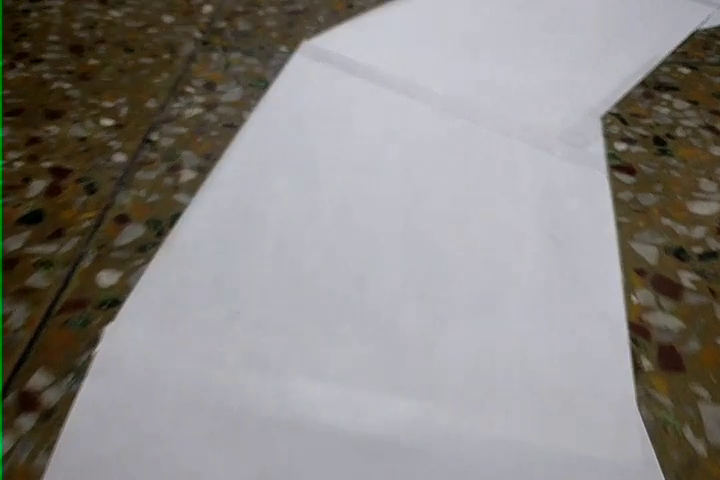
#> input picture frame 25 of Pixel Sum Method/Lane Sample Videos/v4.mp4, 720 x 480 px
$ python LaneDetectionModule.py
#> lines starting #> are read from the running program, lines starting #| are printed output that depends on the picture; after the words box and inside, x2 and y2 are one past the last pixel; in counts of white or black regions, pixels touching at a corner belong together
### Pixel Sum Method/utlis.py
import cv2
import numpy as np


def thresholding(img):
    # Convert Image to HSV Space
    # HSL (for hue, saturation, lightness) and HSV are alternative representations of the RGB color mode

    """ cv2.cvtColor(src, code) src -> subject Image, code -> color space conversion code
    Return Value: It returns an image. """
    imgHsv = cv2.cvtColor(img, cv2.COLOR_BGR2HSV)

    """ After calling cv2.inRange, a binary mask is returned, where white pixels (255) represent pixels that fall into
     the upper and lower limit range and black pixels (0) do not. """
    # HUE, SAT, VALUE
    lowerWhite = np.array([90, 0, 90])
    upperWhite = np.array([179, 115, 255])
    maskWhite = cv2.inRange(imgHsv, lowerWhite, upperWhite)
    # print(maskWhite) Eg - [255 255 255 ... 255 255 255] (Its actually a photo in form of array)
    return maskWhite


# Warping function - Get bird eye view of road
# Points1 - Original Points
# Points2 - Warped Points
# w,h - Final width and height that we need
"""In Perspective Transformation, we can change the perspective of a given image or video for getting better
insights into the required information. In Perspective Transformation,
we need to provide the points on the image from which want to gather information by changing the perspective.
We also need to provide the points inside which we want to display our image.
Then, we get the perspective transform from the two given sets of points and wrap it with the original image.
We use cv2.getPerspectiveTransform and then cv2.warpPerspective ."""


def warpImg(img, points, w, h):
    pts1 = np.float32(points)
    pts2 = np.float32([[0, 0], [w, 0], [0, h], [w, h]])
    matrix = cv2.getPerspectiveTransform(pts1, pts2)
    imgWarp = cv2.warpPerspective(img, matrix, (w, h))
    return imgWarp


# Trackbar for setting warping points

# Dummy Function
def nothing(e):
    pass


# 1 Initializing
def initializeTrackbars(initialTrackbarVals, wT=480, hT=240):
    cv2.namedWindow("Trackbars")
    cv2.resizeWindow("Trackbars", 360, 240)
    # '/' -> floating-point division. '//' -> integer division
    cv2.createTrackbar("Width Top", "Trackbars", initialTrackbarVals[0], wT // 2, nothing)
    cv2.createTrackbar("Height Top", "Trackbars", initialTrackbarVals[1], hT , nothing)
    cv2.createTrackbar("Width Bottom", "Trackbars", initialTrackbarVals[2], wT // 2, nothing)
    cv2.createTrackbar("Height Bottom", "Trackbars", initialTrackbarVals[3], hT, nothing)


# 2 Get trackbar values
def valTrackbars(wT=480, hT=240):
    widthTop = cv2.getTrackbarPos("Width Top", "Trackbars")
    heightTop = cv2.getTrackbarPos("Height Top", "Trackbars")
    widthBottom = cv2.getTrackbarPos("Width Bottom", "Trackbars")
    heightBottom = cv2.getTrackbarPos("Height Bottom", "Trackbars")
    points = np.float32([(widthTop, heightTop), (wT - widthTop, heightTop),
                         (widthBottom, heightBottom), (wT - widthBottom, heightBottom)])
    return points


# 3 Draw points to see in real time, where they're acting
def drawPoints(img, points):
    for x in range(4):
        #         image,           where to draw,               size  color     thickness
        cv2.circle(img, (int(points[x][0]), int(points[x][1])), 15, (0, 0, 255), cv2.FILLED)
    return img


def getHistogram(img, minPer=0.1, display=False, region=1):

    if region == 1:
        # Sum all the columns
        histValues = np.sum(img, axis=0)
    else:
        histValues = np.sum(img[img.shape[0]//region:, :], axis=0)

    # Get max value in the histogram to set as threshold for noise
    maxValue = np.max(histValues)

    # Use percent of the max val to set for threshold
    minValue = minPer*maxValue
    # Values above our threshold will be qualified for curve calculation
    # np.where returns list of qualified values
    indexArray = np.where(histValues >= minValue)

    # Taking average of all the indexes values
    # That will be out base point
    basePoint = int(np.average(indexArray))
    #print(basePoint)

    # Plot the base point
    if display:
        # Create an empty image using np.zeros - Return a new array of given shape and type, filled with zeros.
        imgHist = np.zeros((img.shape[0], img.shape[1], 3), np.uint8)

        # --------width-------
        # x -> Index (0 t0 479), intensity -> histVal[x]
        for x, intensity in enumerate(histValues):
            #print(x)
            # cv2.line(image, start_point,       end_point,                        color,      thickness)
            cv2.line(imgHist, (x, img.shape[0]), (x, img.shape[0]-intensity//255//region), (255, 0, 255), 1)
            cv2.circle(imgHist, (basePoint, img.shape[0]), 15, (0, 0, 155), cv2.FILLED)

        return basePoint, imgHist
    return basePoint

### Pixel Sum Method/LaneDetectionModule.py
import cv2
import numpy as np
import utlis
import time
curveList = []
avgVal = 10


# Get curve value from an image
def getLaneCurve(img):
    # STEP 1 - Thresholding
    # We do it based on color -> Creating a mask of white pixels
    # For more advanced edge detection we can use other algos too.
    imgThres = utlis.thresholding(img)
    cv2.imshow('Thresholding', imgThres)

    # STEP 2 - Warping - Getting Birds Eye View
    h, w, c = img.shape
    points = utlis.valTrackbars()
    imgWarp = utlis.warpImg(imgThres, points, w, h)
    imgWarpPoints = utlis.drawPoints(img, points)

    # STEP 3 - getting histogram
    middlePoint, imgHist = utlis.getHistogram(imgWarp, display=True, minPer=0.5, region=4)
    curveAveragePoint, imgHistF = utlis.getHistogram(imgWarp, display=True, minPer=0.9)
    curveRaw = curveAveragePoint - middlePoint

    # STEP 4
    curveList.append(curveRaw)
    if len(curveList) > avgVal:
        curveList.pop(0)
    curve = int(sum(curveList) / len(curveList))

    cv2.imshow('Warped Image', imgWarp)
    cv2.imshow('Warped Image Points', imgWarpPoints)
    cv2.imshow('Histogram full ', imgHist)
    return curve


frameCounter = 0
if __name__ == "__main__":
    cap = cv2.VideoCapture('v4.mp4')
    initialTrackbarVals = [31, 135, 0, 240]
    utlis.initializeTrackbars(initialTrackbarVals)
    while True:
        # Reset frames
        frameCounter += 1
        if cap.get(cv2.CAP_PROP_FRAME_COUNT) == frameCounter:
            cap.set(cv2.CAP_PROP_POS_FRAMES, 0)
            frameCounter = 0

        success, img = cap.read()
#> img is the input picture: shape (480, 720, 3); mean B, G, R 132.7, 135.2, 138.6
        img = cv2.resize(img, (480, 240))
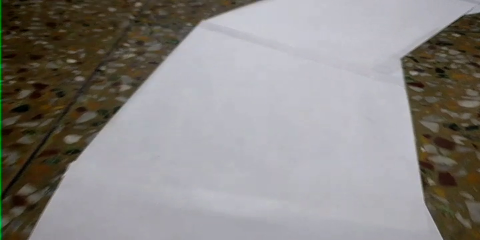
#> img: shape (240, 480, 3); mean B, G, R 132.8, 135.3, 138.6
        cv2.imshow('Vid', img)
        time.sleep(0.05)
        cv2.waitKey(1)
        print(getLaneCurve(img))
#> in thresholding, `imgHsv = cv2.cvtColor(img, cv2.COLOR_BGR2HSV)`: imgHsv: shape (240, 480, 3); mean H, S, V 84.2, 53.5, 143.7
#> in thresholding, `maskWhite = cv2.inRange(imgHsv, lowerWhite, upperWhite)`:
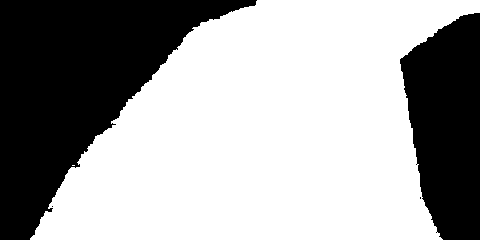
#> maskWhite: shape (240, 480); 63.3% white; 4 black regions (2 under 20 px), largest, box (x1, y1, x2, y2) and area: (0, 0, 257, 240) 28587, (400, 13, 480, 240) 13716
#> in warpImg, `imgWarp = cv2.warpPerspective(img, matrix, (w, h))`:
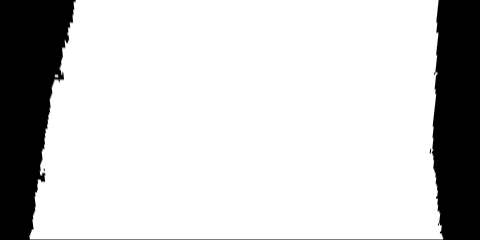
#> imgWarp: shape (240, 480); min 0, max 255, mean 204.5
#> in getHistogram, `histValues = np.sum(img[img.shape[0]//region:, :], axis=0)`: histValues = 480 values, max 45773 at index 65, min 0 at index 0, mean 37347.8
#> in getHistogram, `maxValue = np.max(histValues)`: maxValue = 45773
#> in getHistogram, `minValue = minPer*maxValue`: minValue = 22886.5
#> in getHistogram, `basePoint = int(np.average(indexArray))`: basePoint = 240
#> the loop in getHistogram, `for x, intensity in enumerate(histValues):` made 480 passes
#> intensity on passes 1 to 3: 0, 0, 0
#> after the loop in getHistogram, `for x, intensity in enumerate(histValues):`:
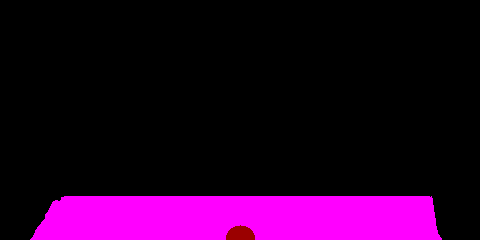
#> imgHist: shape (240, 480, 3); mean of channels 0, 1, 2 37.4, 0, 37.8; drawn as B, G, R
#> call 2 of getHistogram, with minPer = 0.9, display = True, region = 1
#> in getHistogram (call 2), `histValues = np.sum(img, axis=0)`: histValues = 480 values, max 61073 at index 76, min 0 at index 0, mean 49089.1
#> in getHistogram (call 2), `maxValue = np.max(histValues)`: maxValue = 61073
#> in getHistogram (call 2), `minValue = minPer*maxValue`: minValue = 54965.7
#> in getHistogram (call 2), `basePoint = int(np.average(indexArray))`: basePoint = 251
#> the loop in getHistogram (call 2), `for x, intensity in enumerate(histValues):` made 480 passes
#> after the loop in getHistogram (call 2), `for x, intensity in enumerate(histValues):`:
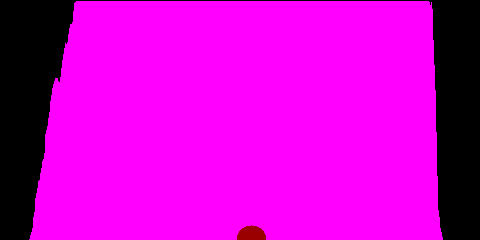
#> imgHist: shape (240, 480, 3); mean of channels 0, 1, 2 203.3, 0, 203.8; drawn as B, G, R
#> in getLaneCurve, `curveRaw = curveAveragePoint - middlePoint`: curveRaw = 11
#| 11

$ run again, starting later in the video
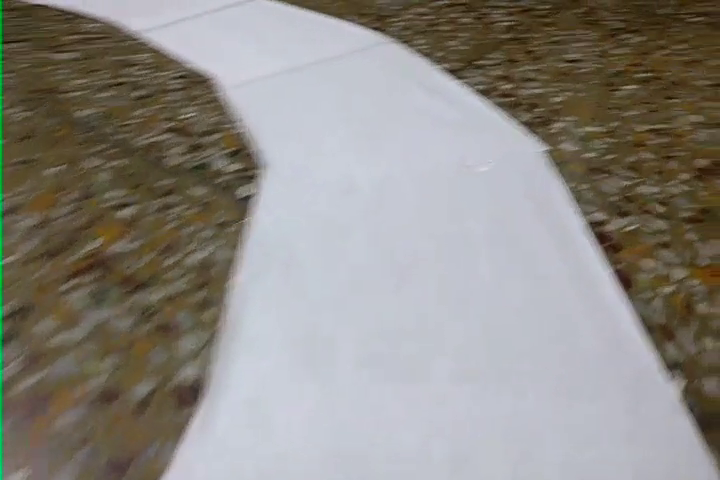
#> input picture frame 113 of Pixel Sum Method/Lane Sample Videos/v4.mp4, 720 x 480 px
#> img is the input picture: shape (480, 720, 3); mean B, G, R 131.7, 137.6, 141.4
#> imgHsv: shape (240, 480, 3); mean H, S, V 67.2, 57.1, 148.3
#> maskWhite: shape (240, 480); 50.2% white; 3 black regions (1 under 20 px), largest, box (x1, y1, x2, y2) and area: (0, 0, 178, 240) 33782, (181, 0, 480, 237) 23627
#> in getHistogram, `histValues = np.sum(img[img.shape[0]//region:, :], axis=0)`: histValues = 480 values, max 45773 at index 144, min 0 at index 0, mean 31927.2
#> maxValue = 45773
#> minValue = 22886.5
#> basePoint = 296
#> the loop in getHistogram, `for x, intensity in enumerate(histValues):` made 480 passes
#> intensity on passes 1 to 3: 0, 289, 1068
#> after the loop in getHistogram, `for x, intensity in enumerate(histValues):`:
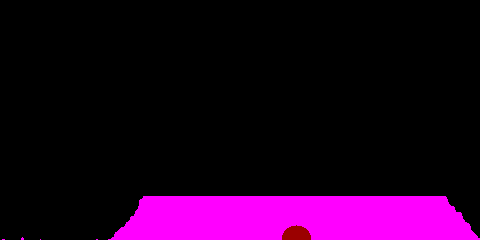
#> imgHist: shape (240, 480, 3); mean of channels 0, 1, 2 31.8, 0, 32.3; drawn as B, G, R
#> in getHistogram (call 2), `histValues = np.sum(img, axis=0)`: histValues = 480 values, max 61073 at index 148, min 0 at index 0, mean 41359.6
#> maxValue = 61073
#> minValue = 54965.7
#> basePoint = 291
#> the loop in getHistogram (call 2), `for x, intensity in enumerate(histValues):` made 480 passes
#> after the loop in getHistogram (call 2), `for x, intensity in enumerate(histValues):`:
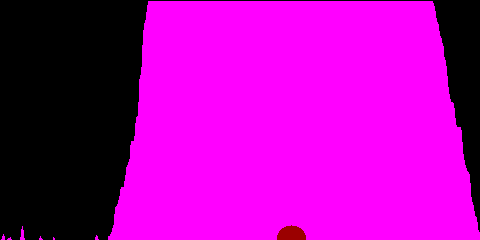
#> imgHist: shape (240, 480, 3); mean of channels 0, 1, 2 171.1, 0, 171.6; drawn as B, G, R
#> curveRaw = -5
#| -5

$ run again, starting later in the video
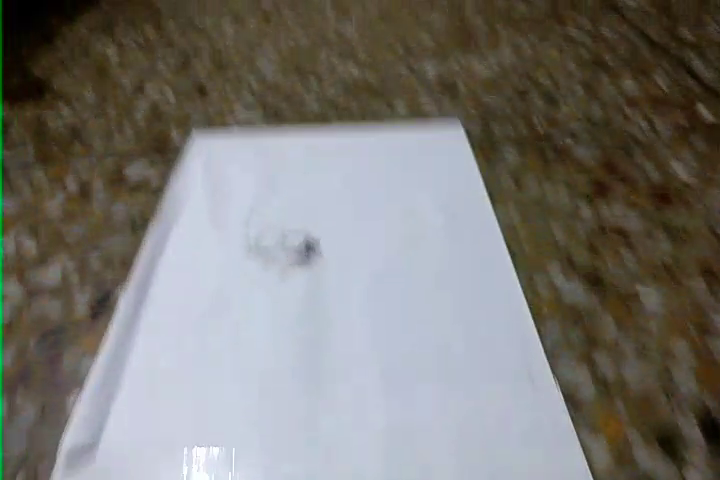
#> input picture frame 202 of Pixel Sum Method/Lane Sample Videos/v4.mp4, 720 x 480 px
#> img is the input picture: shape (480, 720, 3); mean B, G, R 114.3, 119.1, 121.4
#> imgHsv: shape (240, 480, 3); mean H, S, V 58.6, 73, 130.9
#> maskWhite: shape (240, 480); 41.9% white; 15 white regions (11 under 20 px), largest, box (x1, y1, x2, y2) and area: (28, 58, 396, 240) 48080, (37, 185, 48, 197) 55, (11, 213, 19, 224) 53, (12, 207, 21, 212) 29
#> in getHistogram, `histValues = np.sum(img[img.shape[0]//region:, :], axis=0)`: histValues = 480 values, max 45773 at index 58, min 0 at index 0, mean 32444.8
#> maxValue = 45773
#> minValue = 22886.5
#> basePoint = 210
#> the loop in getHistogram, `for x, intensity in enumerate(histValues):` made 480 passes
#> intensity on passes 1 to 3: 0, 0, 56
#> after the loop in getHistogram, `for x, intensity in enumerate(histValues):`:
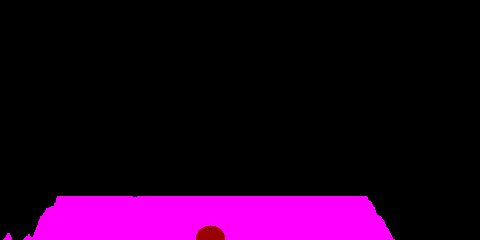
#> imgHist: shape (240, 480, 3); mean of channels 0, 1, 2 32.4, 0, 32.8; drawn as B, G, R
#> in getHistogram (call 2), `histValues = np.sum(img, axis=0)`: histValues = 480 values, max 61073 at index 68, min 0 at index 13, mean 42064.3
#> maxValue = 61073
#> minValue = 54965.7
#> basePoint = 212
#> the loop in getHistogram (call 2), `for x, intensity in enumerate(histValues):` made 480 passes
#> intensity on passes 1 to 3: 361, 685, 768
#> after the loop in getHistogram (call 2), `for x, intensity in enumerate(histValues):`:
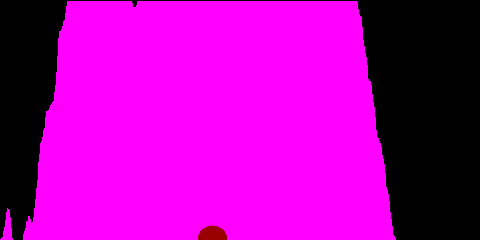
#> imgHist: shape (240, 480, 3); mean of channels 0, 1, 2 174.1, 0, 174.5; drawn as B, G, R
#> curveRaw = 2
#| 2
